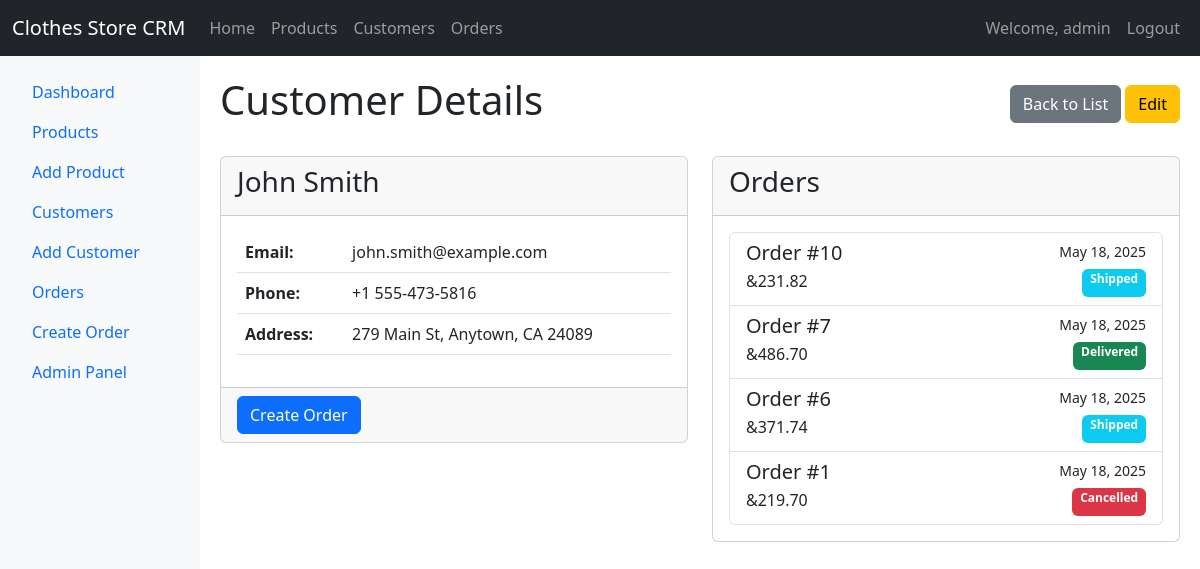
Screenshot of /customers/1/ (signed in) with the database file from the repository.
### core/models.py (models this page shows, shortened)
class Customer(models.Model):
    first_name = models.CharField(max_length=50)
    last_name = models.CharField(max_length=50)
    email = models.EmailField(unique=True)
    phone_number = models.CharField(max_length=15)
    address = models.TextField()
    @property
    def full_name(self):
        return f"{self.first_name} {self.last_name}"

class Order(models.Model):
    STATUS_CHOICES = [
        ('Pending', 'Pending'),
        ('Shipped', 'Shipped'),
        ('Delivered', 'Delivered'),
        ('Cancelled', 'Cancelled'),
    ]
    customer = models.ForeignKey(Customer, on_delete=models.CASCADE, related_name='orders')
    order_date = models.DateTimeField(auto_now_add=True)
    status = models.CharField(max_length=10, choices=STATUS_CHOICES, default='Pending')
    total_amount = models.DecimalField(max_digits=10, decimal_places=2)

### core/views.py (the view)
# urls.py: path('customers/<int:pk>/', views.customer_detail, name='customer_detail'),
@login_required
def customer_detail(request, pk):
    customer = get_object_or_404(Customer, pk=pk)
    orders = customer.orders.all().order_by('-order_date')
    return render(request, 'core/customers/detail.html', {'customer': customer, 'orders': orders})

### core/templates/core/customers/detail.html
{% extends "core/base.html" %}
{% block content %}
<div class="d-flex justify-content-between align-items-center mb-4">
    <h1>Customer Details</h1>
    <div>
        <a href="{% url 'customer_list' %}" class="btn btn-secondary">Back to List</a>
        <a href="{% url 'customer_update' customer.pk %}" class="btn btn-warning">Edit</a>
    </div>
</div>
<div class="row">
    <div class="col-md-6 mb-4">
        <div class="card">
            <div class="card-header">
                <h3>{{ customer.full_name }}</h3>
            </div>
            <div class="card-body">
                <table class="table">
                    <tr>
                        <th>Email:</th>
                        <td>{{ customer.email }}</td>
                    </tr>
                    <tr>
                        <th>Phone:</th>
                        <td>{{ customer.phone_number }}</td>
                    </tr>
                    <tr>
                        <th>Address:</th>
                        <td>{{ customer.address }}</td>
                    </tr>
                </table>
            </div>
            <div class="card-footer">
                <a href="{% url 'order_create' %}" class="btn btn-primary">Create Order</a>
            </div>
        </div>
    </div>
    <div class="col-md-6 mb-4">
        <div class="card">
            <div class="card-header">
                <h3>Orders</h3>
            </div>
            <div class="card-body">
                <div class="list-group">
                    {% for order in orders %}
                    <a href="{% url 'order_detail' order.pk %}" class="list-group-item list-group-item-action">
                        <div class="d-flex w-100 justify-content-between">
                            <h5 class="mb-1">Order #{{ order.id }}</h5>
                            <small>{{ order.order_date|date:"M d, Y" }}</small>
                        </div>
                        <div class="d-flex w-100 justify-content-between">
                            <p class="mb-1">&{{ order.total_amount }}</p>
                            <span class="badge bg-{% if order.status == 'Delivered' %}success{% elif order.status == 'Shipped' %}info{% elif order.status == 'Pending' %}warning{% else %}danger{% endif %}">
                                {{ order.status }}
                            </span>
                        </div>
                    </a>
                    {% empty %}
                    <p class="text-muted">No orders available for this customer.</p>
                    {% endfor %}
                </div>
            </div>
        </div>
    </div>
</div>
{% endblock %}

### core/templates/core/base.html (shortened to what this page needs)
<!DOCTYPE html>
<html lang="en">
<head>
    <link href="https://cdn.jsdelivr.net/npm/bootstrap@5.3.0-alpha1/dist/css/bootstrap.min.css" rel="stylesheet">
</head>
<body>
    {% if user.is_authenticated %}
    <nav class="navbar navbar-expand-lg navbar-dark bg-dark">
        <div class="container-fluid">
            <a class="navbar-brand" href="{% url 'home' %}">Clothes Store CRM</a>
            <div class="collapse navbar-collapse" id="navbarNav">
                <ul class="navbar-nav me-auto">
                    <li class="nav-item">
                        <a class="nav-link" href="{% url 'home' %}">Home</a>
                    </li>
                    <li class="nav-item">
                        <a class="nav-link" href="{% url 'product_list' %}">Products</a>
                    </li>
                    <li class="nav-item">
                        <a class="nav-link" href="{% url 'customer_list' %}">Customers</a>
                    </li>
                    <li class="nav-item">
                        <a class="nav-link" href="{% url 'order_list' %}">Orders</a>
                    </li>
                </ul>
                <ul class="navbar-nav">
                    <li class="nav-item">
                        <span class="nav-link">Welcome, {{ user.username }}</span>
                    </li>
                    <li class="nav-item">
                        <a class="nav-link" href="{% url 'logout' %}">Logout</a>
                    </li>
                </ul>
            </div>
        </div>
    </nav>
    {% endif %}
    <div class="container-fluid">
        <div class="row">
            {% if user.is_authenticated %}
            <div class="col-md-2 sidebar p-3">
                <ul class="nav flex-column">
                    <li class="nav-item">
                        <a class="nav-link" href="{% url 'home' %}">Dashboard</a>
                    </li>
                    <li class="nav-item">
                        <a class="nav-link" href="{% url 'product_list' %}">Products</a>
                    </li>
                    <li class="nav-item">
                        <a class="nav-link" href="{% url 'product_create' %}">Add Product</a>
                    </li>
                    <li class="nav-item">
                        <a class="nav-link" href="{% url 'customer_list' %}">Customers</a>
                    </li>
                    <li class="nav-item">
                        <a class="nav-link" href="{% url 'customer_create' %}">Add Customer</a>
                    </li>
                    <li class="nav-item">
                        <a class="nav-link" href="{% url 'order_list' %}">Orders</a>
                    </li>
                    <li class="nav-item">
                        <a class="nav-link" href="{% url 'order_create' %}">Create Order</a>
                    </li>
                    <li class="nav-item">
                        <a class="nav-link" href="/admin/" target="_blank">Admin Panel</a>
                    </li>
                </ul>
            </div>
            <div class="col-md-10 content">
            {% else %}
            <div class="col-12 content">
            {% endif %}
                {% block content %}{% endblock %}
            </div>
        </div>
    </div>
</body>
</html>

### core/templates/core/base.html (style rules this page uses)
.sidebar { min-height: calc(100vh - 56px); background-color: #f8f9fa; }
.content { padding: 20px; }

### rows the page displays
Customer: full_name "John Smith", email "john.smith@example.com", phone_number "+1 555-473-5816", address "279 Main St, Anytown, CA 24089"
Order: id "10", order_date "May 18, 2025", total_amount "231.82", status "Shipped"
Order: id "7", order_date "May 18, 2025", total_amount "486.70", status "Delivered"
Order: id "6", order_date "May 18, 2025", total_amount "371.74", status "Shipped"
Order: id "1", order_date "May 18, 2025", total_amount "219.70", status "Cancelled"

### other values shown
{{ user.username }} "admin"
